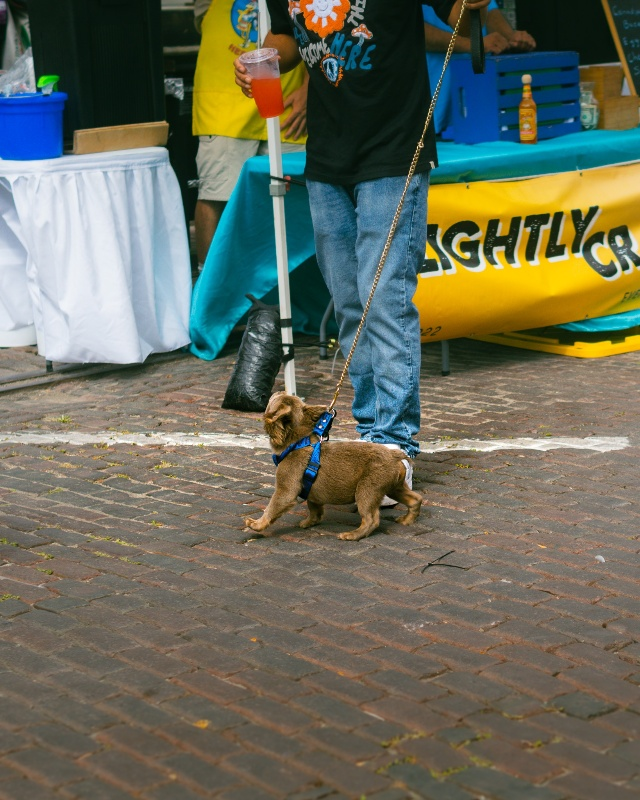
#> input picture imgs/resized_pic.jpg, 640 x 800 px, found by its file name
$ python edge_detector.py
#> lines starting #> are read from the running program, lines starting #| are printed output that depends on the picture; after the words box and inside, x2 and y2 are one past the last pixel; in counts of white or black regions, pixels touching at a corner belong together
import os, cv2

import numpy as np

cwd = os.getcwd()

img = cv2.imread(os.path.join(cwd, 'imgs', 'resized_pic.jpg'))
#> img is the input picture: shape (800, 640, 3); mean B, G, R 92, 108.4, 106.5

img_edge = cv2.Canny(img, 100, 200)
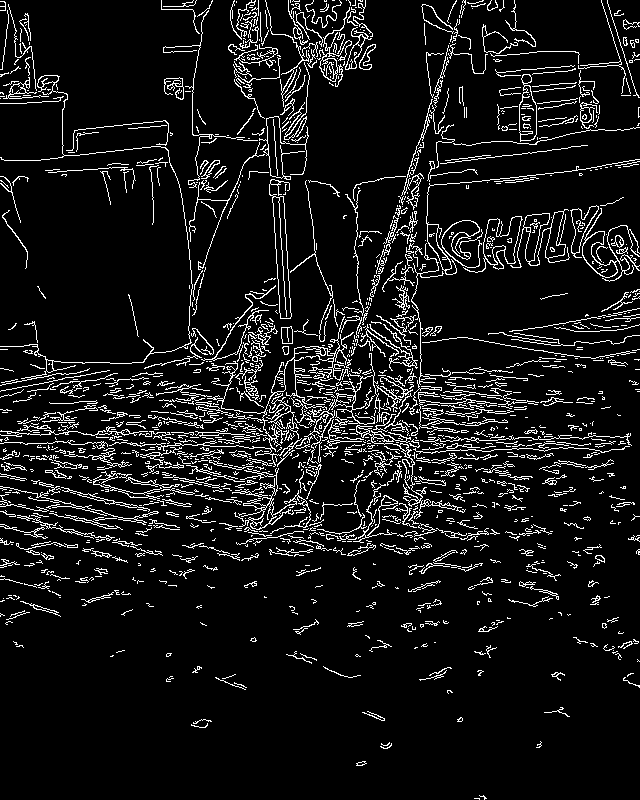
#> img_edge: shape (800, 640); 8.6% white in thin lines or dots
img_edge_d = cv2.dilate(img_edge, np.ones((3, 3), dtype=np.int8))
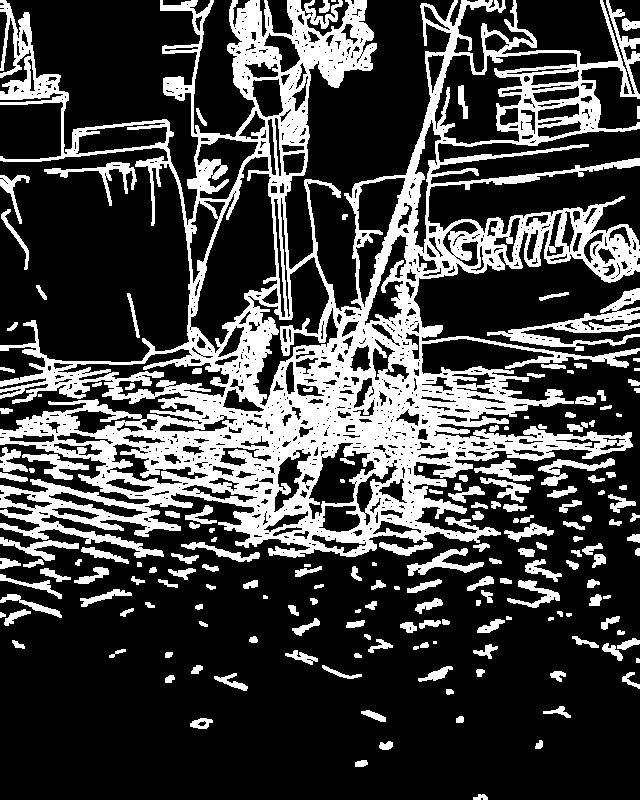
#> img_edge_d: shape (800, 640); 26.4% white; 186 white regions (10 under 20 px), largest, box (x1, y1, x2, y2) and area: (0, 0, 640, 558) 110946, (487, 288, 640, 351) 2487, (44, 162, 137, 206) 784
img_edge_e = cv2.erode(img_edge_d, np.ones((3, 3), dtype=np.int8))
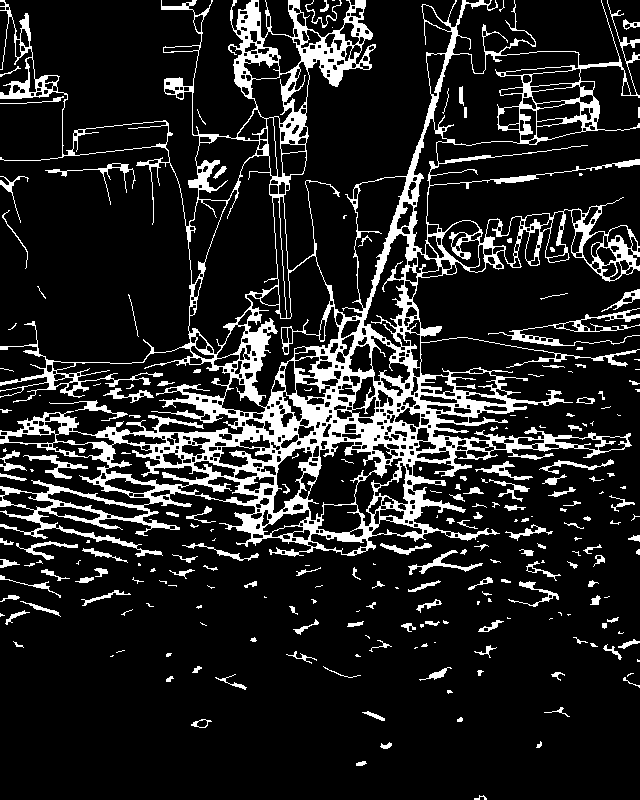
#> img_edge_e: shape (800, 640); 14.2% white; 235 white regions (98 under 20 px), largest, box (x1, y1, x2, y2) and area: (0, 0, 640, 557) 60289, (488, 308, 640, 346) 972, (23, 455, 88, 479) 403

cv2.imshow('img', img)
cv2.imshow('img_edge', img_edge)
cv2.imshow('img_edge_d', img_edge_d)
cv2.imshow('img_edge_e', img_edge_e)
cv2.waitKey(0)
cv2.destroyAllWindows()

$ run again, with imgs/property-brothers-black-window-with-white-curtains copy.jpg copied over imgs/resized_pic.jpg
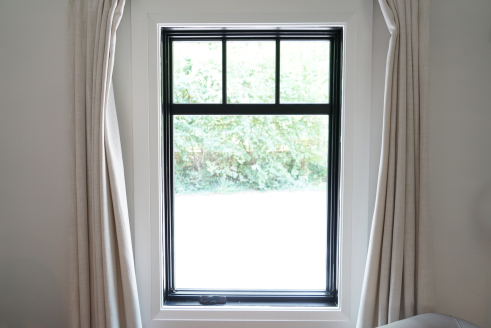
#> input picture imgs/property-brothers-black-window-with-white-curtains copy.jpg, 491 x 328 px, found by its file name
#> img is the input picture: shape (328, 491, 3); mean B, G, R 157.7, 161.7, 161.2
#> `img_edge = cv2.Canny(img, 100, 200)`:
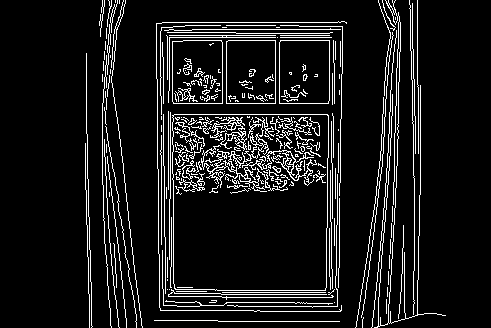
#> img_edge: shape (328, 491); 9.4% white in thin lines or dots, all inside (x1, y1, x2, y2) = (85, 0, 446, 328)
#> img_edge_d: shape (328, 491); 26.6% white; 12 white regions, largest, box (x1, y1, x2, y2) and area: (155, 20, 348, 313) 27197, (354, 0, 447, 328) 8492, (101, 0, 144, 328) 4841
#> `img_edge_e = cv2.erode(img_edge_d, np.ones((3, 3), dtype=np.int8))`:
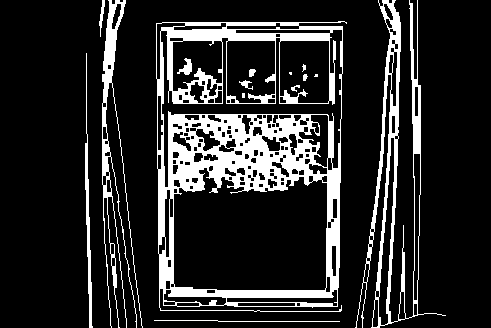
#> img_edge_e: shape (328, 491); 16.3% white; 15 white regions (4 under 20 px), largest, box (x1, y1, x2, y2) and area: (156, 21, 347, 312) 18008, (355, 0, 446, 328) 4630, (102, 0, 143, 328) 2343
